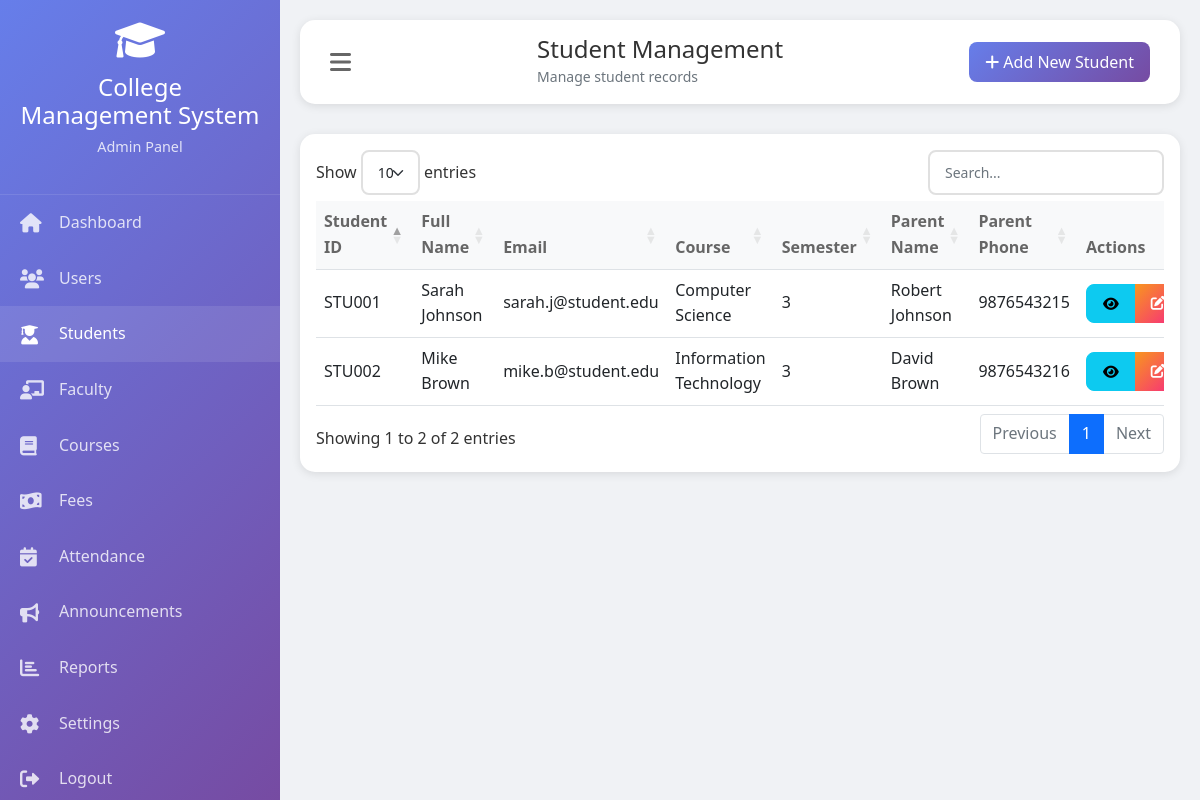
/students.php (signed in), run on the app's committed database.
### tables this page shows
CREATE TABLE students (
    id INT PRIMARY KEY AUTO_INCREMENT,
    user_id INT UNIQUE,
    student_id VARCHAR(20) UNIQUE NOT NULL,
    date_of_birth DATE,
    enrollment_date DATE,
    course VARCHAR(100),
    semester INT,
    batch_year INT,
    parent_name VARCHAR(100),
    parent_phone VARCHAR(20),
    parent_email VARCHAR(100),
    emergency_contact VARCHAR(20),
    blood_group VARCHAR(5),
    FOREIGN KEY (user_id) REFERENCES users(id) ON DELETE CASCADE
);

CREATE TABLE users (
    id INT PRIMARY KEY AUTO_INCREMENT,
    username VARCHAR(50) UNIQUE NOT NULL,
    password VARCHAR(50) NOT NULL,  
    email VARCHAR(100) UNIQUE NOT NULL,
    role ENUM('admin', 'faculty', 'student') NOT NULL,
    full_name VARCHAR(100) NOT NULL,
    phone VARCHAR(20),
    address TEXT,
    profile_image VARCHAR(255),
    created_at TIMESTAMP DEFAULT CURRENT_TIMESTAMP,
    updated_at TIMESTAMP DEFAULT CURRENT_TIMESTAMP ON UPDATE CURRENT_TIMESTAMP
);

### students.php (the view, shortened to what this page needs)
<?php
require_once '../config/database.php';
$students = $conn->query("
    SELECT s.*, u.full_name, u.email, u.phone, u.address, u.created_at
    FROM students s
    JOIN users u ON s.user_id = u.id
    ORDER BY s.student_id
");
include '../includes/header.php';
include '../includes/sidebar.php';
?>
<div class="main-content" id="mainContent">
    <div class="top-bar">
        <button class="menu-toggle" onclick="toggleSidebar()">
            <i class="fas fa-bars"></i>
        </button>
        <div>
            <h4 class="mb-0">Student Management</h4>
            <small class="text-muted">Manage student records</small>
        </div>
        <div>
            <a href="add_student.php" class="btn btn-primary">
                <i class="fas fa-plus"></i> Add New Student
            </a>
        </div>
    </div>
    <div class="card">
        <div class="card-body">
            <div class="table-responsive">
                <table class="table table-hover datatable">
                    <thead>
                        <tr>
                            <th>Student ID</th>
                            <th>Full Name</th>
                            <th>Email</th>
                            <th>Course</th>
                            <th>Semester</th>
                            <th>Parent Name</th>
                            <th>Parent Phone</th>
                            <th>Actions</th>
                        </tr>
                    </thead>
                    <tbody>
                        <?php while($student = $students->fetch_assoc()): ?>
                        <tr>
                            <td><?php echo $student['student_id']; ?></td>
                            <td><?php echo $student['full_name']; ?></td>
                            <td><?php echo $student['email']; ?></td>
                            <td><?php echo $student['course'] ?: 'Not assigned'; ?></td>
                            <td><?php echo $student['semester'] ?: 'N/A'; ?></td>
                            <td><?php echo $student['parent_name'] ?: 'N/A'; ?></td>
                            <td><?php echo $student['parent_phone'] ?: 'N/A'; ?></td>
                            <td>
                                <div class="btn-group">
                                    <a href="view_student.php?id=<?php echo $student['id']; ?>" class="btn btn-sm btn-info">
                                        <i class="fas fa-eye"></i>
                                    </a>
                                    <a href="edit_student.php?id=<?php echo $student['id']; ?>" class="btn btn-sm btn-warning">
                                        <i class="fas fa-edit"></i>
                                    </a>
                                </div>
                            </td>
                        </tr>
                        <?php endwhile; ?>
                    </tbody>
                </table>
            </div>
        </div>
    </div>
</div>
<?php include '../includes/footer.php'; ?>

### style.css (style rules this page uses)
:root { --primary-color: #4361ee; --secondary-color: #3f37c9; --success-color: #4cc9f0; --danger-color: #f72585; --warning-color: #f8961e; --info-color: #4895ef; --dark-color: #1e1e2f; --light-color: #f8f9fa; }
* { margin: 0; padding: 0; box-sizing: border-box; }
body { font-family: 'Segoe UI', Tahoma, Geneva, Verdana, sans-serif; background: #f0f2f5; color: #333; line-height: 1.6; }
.card { border: none; border-radius: 15px; box-shadow: 0 2px 10px rgba(0,0,0,0.1); transition: all 0.3s ease; }
.btn { padding: 8px 16px; border-radius: 8px; font-weight: 500; transition: all 0.3s ease; }
.btn-primary { background: linear-gradient(135deg, #667eea, #764ba2); border: none; }
.btn-warning { background: linear-gradient(135deg, #f8961e, #f72585); border: none; color: white; }
.table { margin-bottom: 0; }
.table th { border-top: none; color: #666; font-weight: 600; background: #f8f9fa; }
.table td { vertical-align: middle; }

### header.php (style rules this page uses)
:root { --primary-color: #4361ee; --secondary-color: #3f37c9; --success-color: #4cc9f0; --danger-color: #f72585; --warning-color: #f8961e; --info-color: #4895ef; --dark-color: #1e1e2f; --light-color: #f8f9fa; }
body { font-family: 'Segoe UI', Tahoma, Geneva, Verdana, sans-serif; background: #f0f2f5; }
.main-content { margin-left: 280px; padding: 20px; transition: all 0.3s ease; }
.top-bar { background: white; padding: 15px 30px; border-radius: 15px; box-shadow: 0 2px 10px rgba(0,0,0,0.1); margin-bottom: 30px; display: flex; align-items: center; justify-content: space-between; }
.menu-toggle { background: none; border: none; font-size: 1.5em; color: #666; cursor: pointer; }
.btn-primary { background: linear-gradient(135deg, #667eea, #764ba2); border: none; }
.card { border: none; border-radius: 15px; box-shadow: 0 2px 10px rgba(0,0,0,0.1); margin-bottom: 20px; }
.table th { border-top: none; color: #666; font-weight: 600; }

### data on the page
students: student "STU001", user.full_name "Sarah Johnson", user.email "sarah.j@student.edu", course "Computer Science", semester "3", parent_name "Robert Johnson", parent_phone "9876543215"
students: student "STU002", user.full_name "Mike Brown", user.email "mike.b@student.edu", course "Information Technology", semester "3", parent_name "David Brown", parent_phone "9876543216"

### other printed values
SITE_NAME "College Management System"
$role "Admin"
